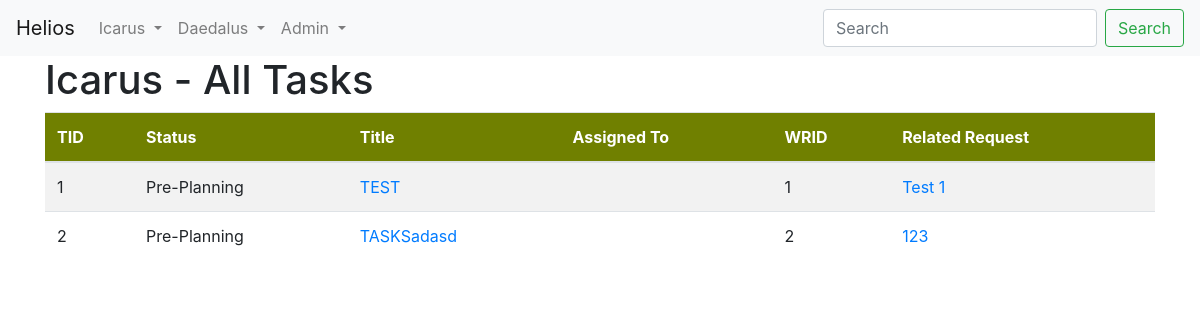
Page /task/ on the earlier database version.
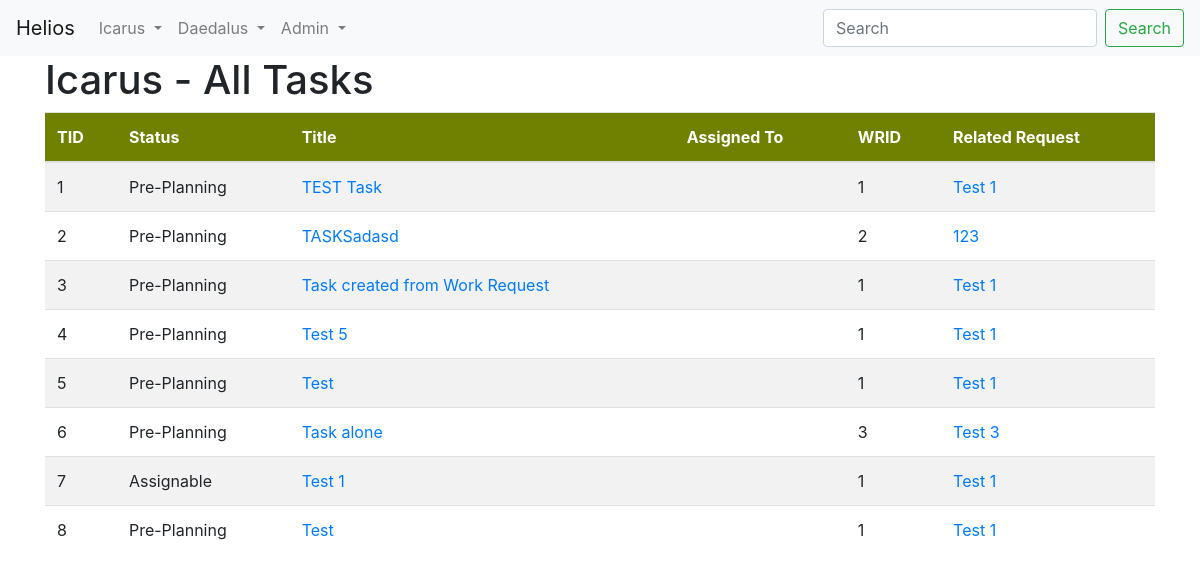
Same page on the later database version.
### Icarus/models.py (models this page shows, shortened)
class Tasks(models.Model):
    STATUSES = (
        ("P", "Pre-Planning"),
        ("A", "Assignable"),
        ("I", "In Progress"),
        ("H", "Hold"),
        ("C", "Completed"),
        ("X", "Canceled"),
    )
    fk_work_req = models.ForeignKey('WorkRequests', on_delete=models.CASCADE, blank=True, null=True)
    fk_flow = models.ForeignKey('Flows', on_delete=models.CASCADE, blank=True, null=True)
    fk_task_template = models.ForeignKey('TaskTemplates', on_delete=models.CASCADE, blank=True, null=True)
    status = models.CharField(max_length=1, choices=STATUSES, default="P")
    name = models.CharField(max_length=36, blank=False)
    role = models.ForeignKey('Roles',on_delete=models.CASCADE, blank=True, null=True)
    assigned_to = models.CharField(max_length=50)
    created_date = models.DateTimeField(auto_now_add=True)
    created_by = models.CharField(max_length=50, blank=False)
    modified_by = models.CharField(max_length=50, blank=True)
    modified_date = models.DateTimeField(auto_now=True)

class WorkRequests(models.Model):
    REQ_STATES = (
        ("DR", "Draft"),
        ("BA", "Backlog"),
        ("RE", "Requested"),
        ("AP", "Approved"),
        ("DE", "Denied"),
        ("IP", "In Progress"),
        ("CX", "Closed - Canceled"),
        ("CC", "Closed - Complete"),
    )
    summary = models.CharField(max_length=255, blank=False)
    description = models.TextField()
    create_by = models.CharField(max_length=50, blank=False)
    create_date = models.DateTimeField(auto_now_add=True)
    modified_by = models.CharField(max_length=50, blank=True)
    modified_date = models.DateTimeField(auto_now=True)
    status = models.CharField(max_length=2, choices=REQ_STATES, default="DR")
    fk_flow = models.ForeignKey('Flows', on_delete=models.CASCADE,blank=True, null=True)

### Icarus/views.py (the view)
# urls.py: url(r'^task/$', views.Task_all, name='Task_all'),
def Task_all(request):
    tasks = models.Tasks.objects.all
    return render(request, 'Icarus/Task/Task_all.html', {'tasks':tasks})

### Icarus/templates/Icarus/Task/Task_all.html
{% extends 'Icarus/base.html' %}
{% block content %}
        <h1>Icarus - All Tasks</h1>
        <table class="table table-striped Tasks">
          <thead class="black">
            <tr>
              <th>TID</th>
              <th>Status</th>
              <th>Title</th>
              <th>Assigned To</th>
              <th>WRID</th>
              <th>Related Request</th>
          </thead>
          <tbody>
            {% for task in tasks %}
            <tr>
              <td>{{ task.pk }}</td>
              <td>{{ task.get_status_display }}</td>
              <td><a href="{% url 'Task_detail' pk=task.pk %}">{{ task.name }}</a></td>
              <td>{{ task.assigned_to }}</td>
              <td>{{ task.fk_work_req.pk }}</td>
              <td><a href="{% url 'WR_detail' pk=task.fk_work_req.pk %}">{{ task.fk_work_req.summary }}</a></td>
            </tr>
            {% endfor %}
          </tbody>
        </table>
{% endblock %}

Differences in the rows shown:
changed Tasks id 1: name "TEST" → "TEST Task"
added Tasks: pk "3", status "Pre-Planning", name "Task created from Work Request", fk_work_req.pk "1", fk_work_req.summary "Test 1"
added Tasks: pk "4", status "Pre-Planning", name "Test 5", fk_work_req.pk "1", fk_work_req.summary "Test 1"
added Tasks: pk "5", status "Pre-Planning", name "Test", fk_work_req.pk "1", fk_work_req.summary "Test 1"
added Tasks: pk "6", status "Pre-Planning", name "Task alone", fk_work_req.pk "3", fk_work_req.summary "Test 3"
added Tasks: pk "7", status "Assignable", name "Test 1", fk_work_req.pk "1", fk_work_req.summary "Test 1"
added Tasks: pk "8", status "Pre-Planning", name "Test", fk_work_req.pk "1", fk_work_req.summary "Test 1"
